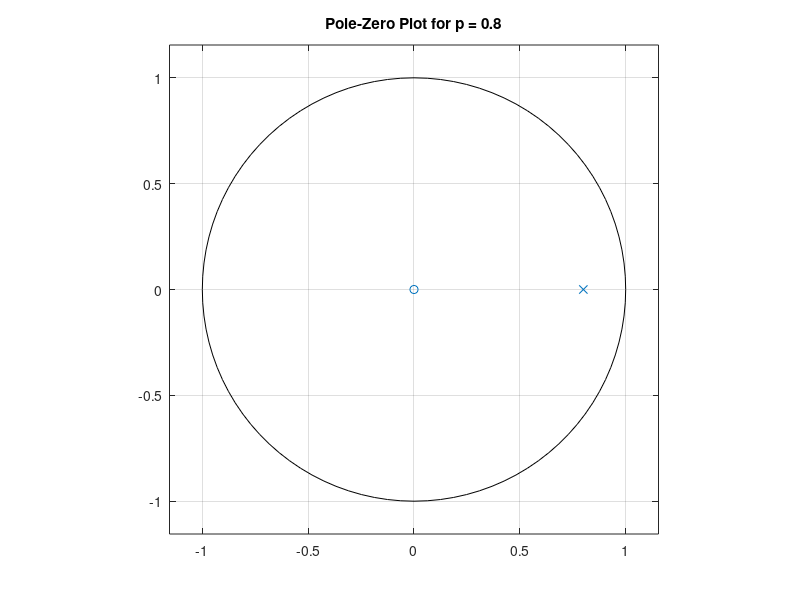
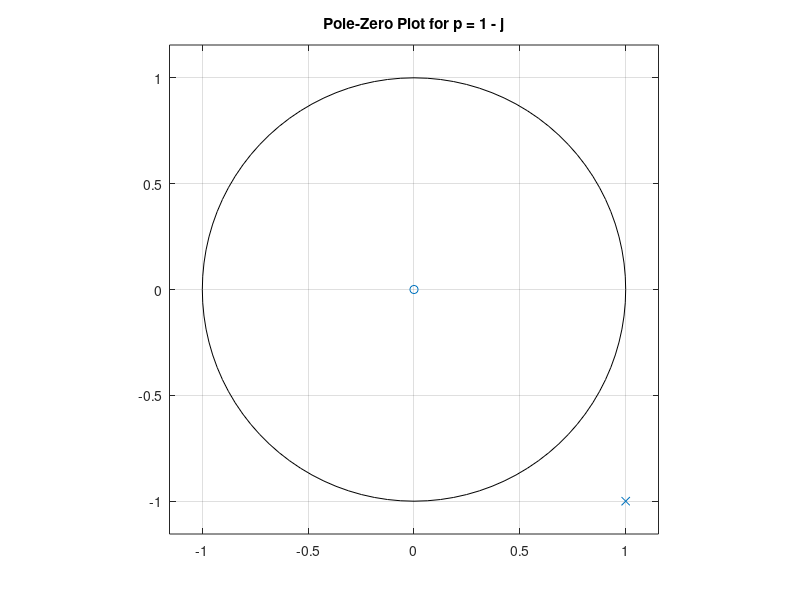

Write MATLAB code to recreate these figures, in order.
% For p = 0.8
p1 = 0.8;
b = [1 0]; % Coefficients of numerator
a1 = [1 -p1]; % Coefficients of denominator for p = 0.8
figure;
zplane(b, a1);
title('Pole-Zero Plot for p = 0.8');

% For p = 1 - j
p2 = 1 - 1j;
a2 = [1 -p2]; % Coefficients of denominator for p = 1 - j
figure;
zplane(b, a2);
title('Pole-Zero Plot for p = 1 - j');
